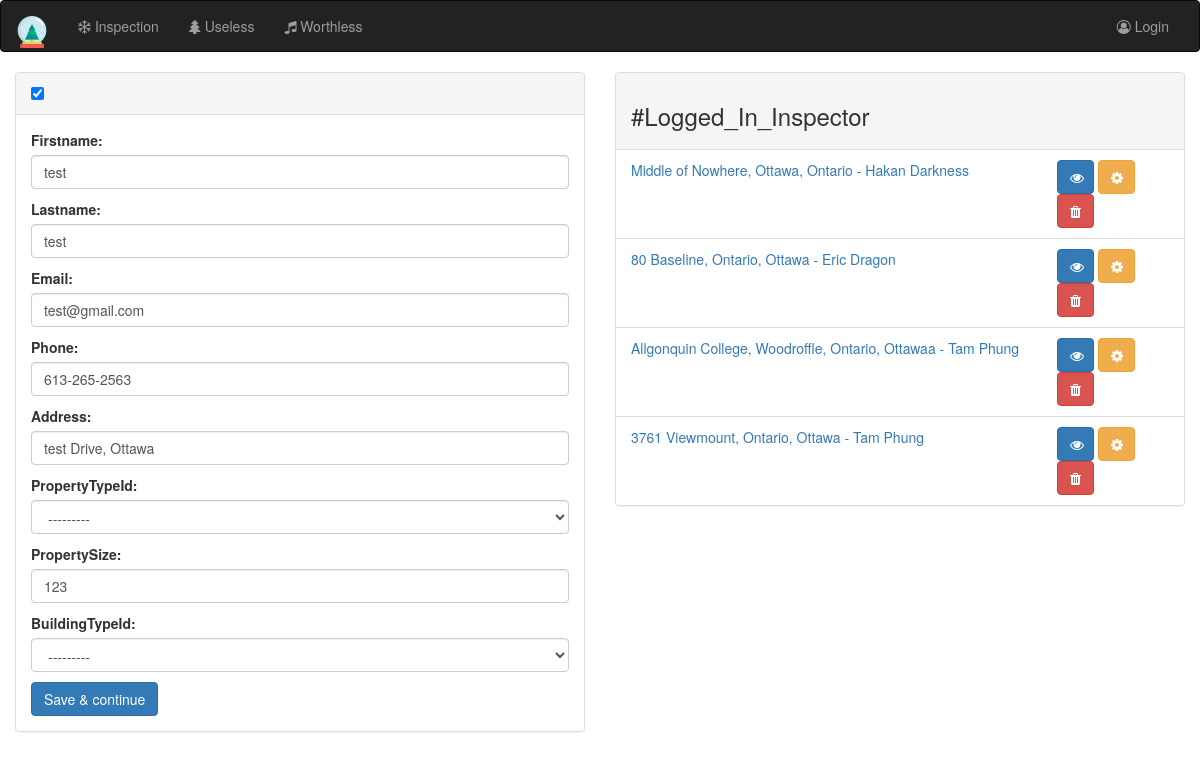
The page /inspection/ on the database its author committed.
### home_inspection/models.py (models this page shows, shortened)
class Property(models.Model):
    ownerId = models.ForeignKey(Owner, on_delete=models.CASCADE, blank = True, null = True)
    inspectorId = models.ForeignKey(Inspector, on_delete=models.SET_NULL, blank = True, null = True)
    address = models.CharField(max_length=255)
    propertyTypeId = models.ForeignKey(PropertyType, on_delete=models.SET_NULL, blank = True, null = True)
    propertySize = models.DecimalField(max_digits=10, decimal_places=2)
    buildingTypeId = models.ForeignKey(BuildingType, on_delete=models.SET_NULL, blank = True, null = True)
    createdDate = models.DateTimeField(auto_now_add = True)
    isDelete = models.BooleanField(default=False)

class Owner(models.Model):
    firstname = models.CharField(max_length=50)
    lastname = models.CharField(max_length=50)
    email = models.CharField(max_length=255)
    phone = models.CharField(max_length=20)

### home_inspection/views.py (the view, shortened to what this page needs)
def index(request):
    allProperties = get_list_or_404(Property.objects.order_by('-id'), isDelete = False)
    propTypeList = [ob.as_json() for ob in PropertyType.objects.all()]
    buildTypeList = [ob.as_json() for ob in BuildingType.objects.all()]
    propForm = PropertyForm(prefix="propFrom")
    ownerForm = OwnerForm(prefix="ownerForm")
    return render(request, 'inspection/index.html', {
        'allProperties' : allProperties,
        'propForm' : propForm,
        'ownerForm' : ownerForm,
        'propTypeList' : propTypeList,
        'buildTypeList' : buildTypeList
    })

### home_inspection/forms.py
class PropertyForm(forms.ModelForm):
    class Meta:
        model = Property
        fields = ['address', 'propertyTypeId', 'propertySize', 'buildingTypeId']
        widgets = {
            'address': forms.TextInput(attrs={'class': 'form-control', 'value' : 'test Drive, Ottawa'}),
            'propertyTypeId': forms.Select(attrs={'class': 'form-control', 'value' : '1'}),
            'propertySize': forms.NumberInput(attrs={'class': 'form-control', 'value' : '123'}),
            'buildingTypeId': forms.Select(attrs={'class': 'form-control', 'value' : '1'})
        }

class OwnerForm(forms.ModelForm):
    class Meta:
        model = Owner
        fields = ['firstname', 'lastname', 'email', 'phone']
        widgets = {
            'firstname': forms.TextInput(attrs={'class': 'form-control', 'value' : 'test'}),
            'lastname': forms.TextInput(attrs={'class': 'form-control', 'value' : 'test'}),
            'email': forms.EmailInput(attrs={'class': 'form-control', 'value' : 'test@gmail.com'}),
            'phone': forms.TextInput(attrs={'class': 'form-control', 'value' : '613-265-2563'}),
        }

### home_inspection/models.py (called while the page is built)
    def __str__(self):
        return self.typeName

    def as_json(self):
        return {'value':self.id,'text':self.typeName}

    def __str__(self):
        return self.buildingName

    def as_json(self):
        return {'value':self.id,'text':self.buildingName}

### home_inspection/templates/inspection/index.html (shortened to what this page needs)
{% extends 'inspection/base.html' %}
{% block content %}
<div class="row">
    <div class="col col-sm-12 col-md-6">
        <div class="panel panel-default">
            <div class="panel-heading">
                <input id="toggle-add-new" type="checkbox"  checked>
            </div>
            <div class="panel-body" id="prop-form-container">
                <form id='newPropForm' action="{% url 'inspection:index' %}" method="post">
                    {{ ownerForm.as_p }}
                    {{ propForm.as_p }}
                    <button class="btn btn-primary" type="button" id="newPropBtn">Save &amp; continue</button>
                </form>
            </div>
        </div>
    </div>
    <div class="col col-sm-12 col-md-6">
        <div class="panel panel-default">
            <div class="panel-heading">
                <h3>#Logged_In_Inspector</h3>
            </div>
            <ul class="list-group" id="property-container">
                {% include "inspection/partial/index.partial.html" %}
            </ul>
        </div>
    </div>
</div>
{% endblock %}

### home_inspection/templates/inspection/base.html (shortened to what this page needs)
<!DOCTYPE html>
<html lang="en">
<head>
    {% load staticfiles %}
    <link rel="stylesheet" href="https://maxcdn.bootstrapcdn.com/bootstrap/3.3.7/css/bootstrap.min.css">
    <link href="https://gitcdn.github.io/bootstrap-toggle/2.2.2/css/bootstrap-toggle.min.css" rel="stylesheet">
    <link rel="stylesheet" href="https://maxcdn.bootstrapcdn.com/font-awesome/4.7.0/css/font-awesome.min.css">
    <link href="//cdnjs.cloudflare.com/ajax/libs/x-editable/1.5.0/bootstrap3-editable/css/bootstrap-editable.css" rel="stylesheet"/>
    <link rel='stylesheet' type='text/css' href='{% static 'inspection/style.css' %}' >
</head>
<body>
    <nav class="navbar navbar-inverse">
        <div class="container-fluid">
            <div class="navbar-header">
                <a class="navbar-brand" href="{% url 'inspection:index' %}"><img src='{% static 'inspection/images/snow-globe.png' %}'></a>
            </div>
            <div class="collapse navbar-collapse" id="navbar-collapse">
                <ul class="nav navbar-nav">
                    <li><a href="{% url 'inspection:index' %}"><i class="fa fa-snowflake-o" aria-hidden="true"></i> Inspection</span></a></li>
                    <li><a href="#"><i class="fa fa-tree" aria-hidden="true"></i> Useless</a></li>
                    <li><a href="#"><i class="fa fa-music" aria-hidden="true"></i> Worthless</a></li>
                </ul>
                <ul class="nav navbar-nav navbar-right">
                    <li class="pull-right"><a href="#"><i class="fa fa-user-circle-o" aria-hidden="true"></i> Login</a></li>
                </ul>
            </div>
        </div>
    </nav>
    <div class="container-fluid">
        {% block content %}
        {% endblock%}
    </div>
</body>
</html>

### home_inspection/templates/inspection/partial/index.partial.html (shortened to what this page needs)
{% if allProperties %}
    {% for property in allProperties %}
    <li class="list-group-item">
        <div class="row">
            <div class="col col-xs-9 non-updatable-prop">
                <a href="{% url 'inspection:room' property.id %}">
                    <span class="propAddress">{{property.address}}</span> - <span class="propOwnerFname">{{property.ownerId.firstname}}</span> <span class="propOwnerLname">{{property.ownerId.lastname}}</span>
                </a>
            </div>
            <div class="col col-xs-3">
                <a href="{% url 'inspection:room' property.id %}" class="btn btn-primary" style="width: 37px;">
                    <i class="fa fa-eye" aria-hidden="true" title="inspect"></i>
                </a>
                <button class="btn btn-warning updateProp" style="width: 37px;">
                    <i class="fa fa-cog" aria-hidden="true" title="update"></i>
                </button>
                <button class="btn btn-danger delProp" data-id="{{property.id}}">
                    <i class="fa fa-trash" aria-hidden="true" title="delete"></i>
                </button>
            </div>
        </div>
    </li>
    {% endfor %}
{% else %}
<h3>You currently don't have any property</h3>
{% endif %}

### home_inspection/static/inspection/style.css (style rules this page uses)
* { margin: 0; bottom: 0; }

### rows shown on the page
Property: address "Middle of Nowhere, Ottawa, Ontario", ownerId.firstname "Hakan", ownerId.lastname "Darkness"
Property: address "80 Baseline, Ontario, Ottawa", ownerId.firstname "Eric", ownerId.lastname "Dragon"
Property: address "Allgonquin College, Woodroffle, Ontario, Ottawaa", ownerId.firstname "Tam", ownerId.lastname "Phung"
Property: address "3761 Viewmount, Ontario, Ottawa", ownerId.firstname "Tam", ownerId.lastname "Phung"
